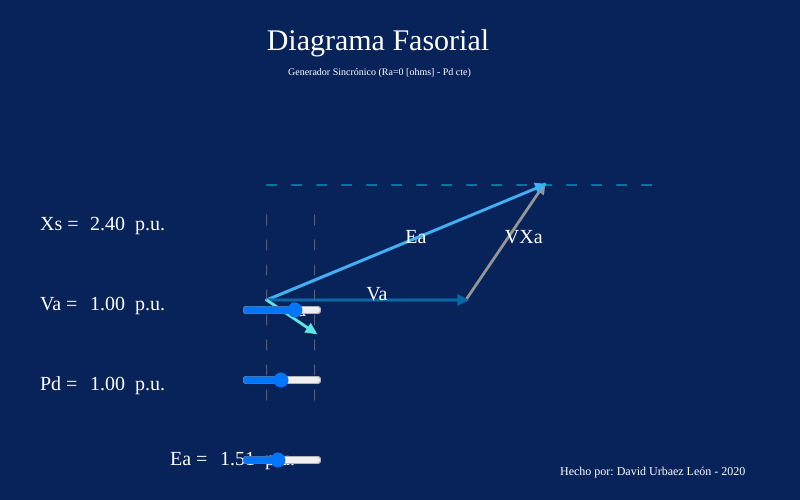
Frame 1 (no input)
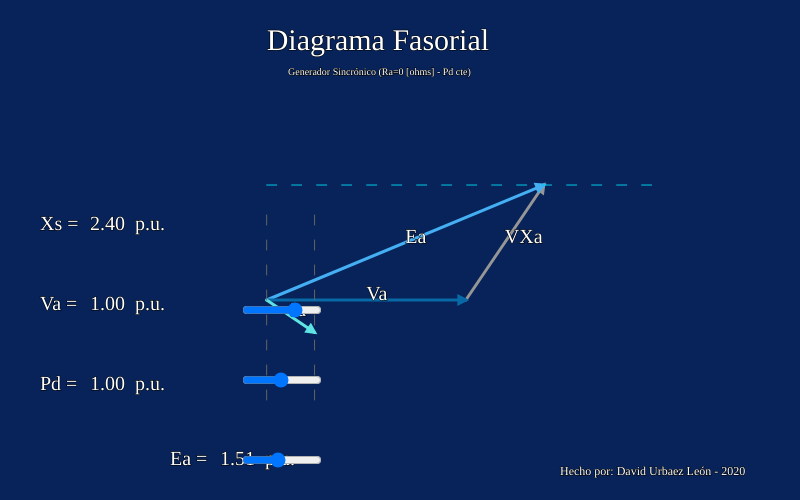
Frame 60 (no input)
Frame 120 (the mouse pressed at the canvas centre since frame 60): identical to frame 60, image omitted

The p5.js sketch that drew these frames (run headless with seeded random() and noise() and a simulated clock; from frame 60 on, the mouse is pressed at the canvas centre):

// p5.js sketch
// ── sketch.js
function setup() {
  createCanvas(800, 500);
  let adjustx=200
  let adjusty=25*2
  
  
    
  slider_Xs = createSlider(100, 300, 240);
  slider_Xs.style('width', '80px');
  slider_Xs.position(adjustx+40,height-250+adjusty);
  
  slider_Va = createSlider(6000, 10000, 7967);
  
  slider_Va.style('width', '80px');
  slider_Va.position(adjustx+40,height-180+adjusty);
  
  
  slider_Ea = createSlider(8000, 16000,12000);
  slider_Ea.style('width', '500px');
  slider_Ea.position(adjustx+20,height-30+adjusty);
  
  slider_Pd = createSlider(20000000,80000000,45800000);
  slider_Pd.style('width', '80px');
  slider_Pd.position(adjustx+40,height-100+adjusty);

  
}


function draw() {

  background(7,35,89);
  textFont('Georgia');

  textSize(20);
  fill(255);
  // Text
  text('Xs = ',40, height-270);
  text('Va = ',40, height-190);
  text('Pd = ',40, height-110);
  text('Ea =',170, height-35);
  //
  textSize(12);
  
  text('Hecho por: David Urbaez León - 2020',width*3.5/5, height*19/20);
  
  textSize(30);
  text('Diagrama Fasorial',width*1/3, height*1/10);
  textSize(10);
  text('Generador Sincrónico (Ra=0 [ohms] - Pd cte)',width*0.36, height*0.15);
  textSize(20);
  
  let Ea_mag = slider_Ea.value()
  let Va_mag = slider_Va.value()
  let Xs = slider_Xs.value()/100;  

  
  let Pd = slider_Pd.value()
  
  let factor=200/8000
 
  
  let Ea_x=sqrt(Ea_mag*Ea_mag-(Pd*Xs/(3*Va_mag))*(Pd*Xs/(3*Va_mag)));

  //Text
  text(nf(Xs,1,2),40+50, height-270);
  text(nf(Va_mag/7967,1,2),40+50, height-190);
  text(nf(Pd/45800000,1,2),40+50, height-110);
  text(nf(Ea_mag/7967,1,2),170+50, height-35);
  
  var dis=95;
  text('p.u.',40+dis, height-270);
  text('p.u.',40+dis, height-190);
  text('p.u.',40+dis, height-110);
  text('p.u.',170+dis, height-35);
  
  //
  
  translate(width /3, height *0.6);
  
  let v0 = createVector(0, 0);

  let Va = createVector(Va_mag*factor, 0);
 
  let Ea = createVector(Ea_x*factor,-factor*Pd*Xs/(3*Va_mag));
  
  let j = createVector(0, 1);
  
  let VXa = Ea.copy().sub(Va);
  
  let Ia=Ea.copy().sub(Va).div(Xs).rotate(HALF_PI)

  
    
  drawArrow(Va,VXa,150);
  
  text('VXa',VXa.x/2+Va.x, VXa.y/2);
  
  drawArrow(v0, Ea,[68,175,242]);
  
  text('Ea',Ea.x/2, Ea.y/2);
  
  drawArrow(v0, Va,[8,105,166]);
  
  text('Va',Va.x/2, Va.y/2);
  
  drawArrow(v0, Ia,[93,228,227]);

  text('Ia',Ia.x/2, Ia.y/2);

  
  drawingContext.setLineDash([10, 15]);
  let maxLine=100
  stroke(100);
  line(0,maxLine,0,-maxLine);
  line(Ia.x,maxLine,Ia.x,-maxLine);
  stroke([0,203,231]);
  line(0,Ea.y,400,Ea.y);
  stroke(0);
  drawingContext.setLineDash([]);
  
 console.log(Ea_mag)

}











function drawArrow(base, vec, myColor) {
  push();
  stroke(myColor);
  strokeWeight(3);
  fill(myColor);
  translate(base.x, base.y);
  line(0, 0, vec.x, vec.y);
  rotate(vec.heading());
  let arrowSize = 7;
  translate(vec.mag() - arrowSize, 0);
  triangle(0, arrowSize / 2, 0, -arrowSize / 2, arrowSize, 0);
  pop();
}
// ── style.css
html, body {

  padding: 0;
  background-color: rgb(80,80,80);
  margin-top: 25px;
  margin-left: 100px;
  width: 50%;

}
canvas {
    display: block;
}
